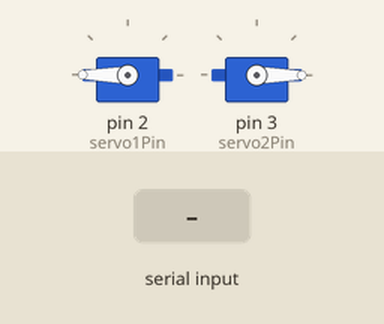
Recording of a sketch running on a simulated Arduino Uno, built with avr-gcc and run on an emulated ATmega328P. Parts: 2 × servo. Wiring (inferred from the names in the program): 2 × servo: signal pin 2 / signal pin 3. Inputs (shaded band) come from the test bench. Servo pulses on a pin are drawn as a servo (544–2400 µs = 0–180°).

Above: at 1.2 s.
1.3 s: byte 30 received over Serial
At 1.8 s:
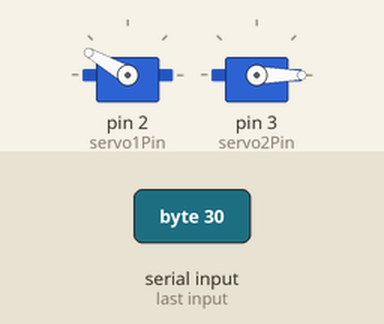
2.8 s: byte 90 received over Serial
At 3.5 s:
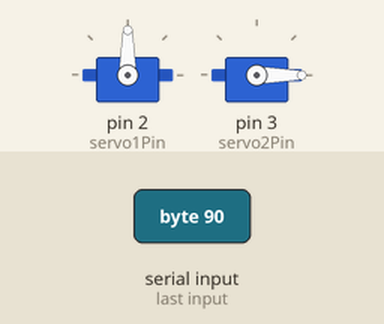
4.3 s: byte 120 received over Serial
At 5.6 s:
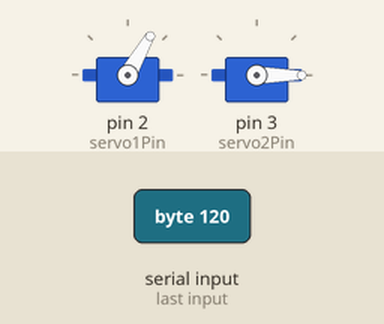
Timing chart, 0 to 7.3 s (numbered marks = the images above; inputs shaded):
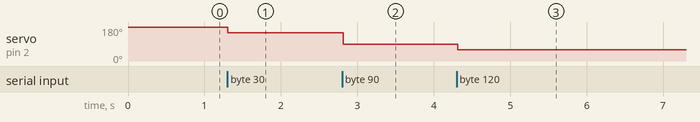

Measured:
- after the input at 1.3 s, servo on pin 2 (servo1Pin): 180° → 150° at once
- after the input at 2.8 s, servo on pin 2 (servo1Pin): 150° → 90° at once
- after the input at 4.3 s, servo on pin 2 (servo1Pin): 90° → 60° at once

The sketch:

degerleriokuarduinogonder.ino
```cpp
#include <Servo.h>

float temp1, temp2, temp3, temp4;

int servo1Pin=2;
int servo2Pin=3;
int servo3Pin;
int servo4Pin;


void updateServo (int pin, int pulse){
 digitalWrite(pin, HIGH);
 delayMicroseconds(pulse);
 digitalWrite(pin, LOW);
}

int pulse1 = 500;
int pulse2 = 2500;
int pulse3 = 2500;
int pulse4 = 500;


int speedServo = 0;
unsigned long previousMillis = 0;
long interval = 20;

void setup() {

   pinMode (servo1Pin, OUTPUT);
   pinMode (servo2Pin, OUTPUT);
    Serial.begin(9600);
}

void loop() {
  if (Serial.available())
  {
 temp1 = Serial.read();
 temp2 = Serial.read();
 temp3 = Serial.read();
 temp4 = Serial.read();
  }
  else{
    temp1,temp2,temp3,temp4=0;
    }

//pulse9 = (int)map(temp1,0,180,2500,500); //yönü

pulse2 = (int)map(temp2,0,180,2500,500); //sağ kol
pulse1 = (int)map(temp3,0,180,2500,500); //sağ üst kol
pulse4 = (int)map(temp4,0,180,500,2500); //sağ alt bacak
pulse3 = (int)map(temp1,0,180,2500,500); //sağ üst bacak

unsigned long currentMillis = millis();
 if(currentMillis - previousMillis > interval) {
 previousMillis = currentMillis;

 updateServo(servo1Pin, pulse3);
 updateServo(servo2Pin, pulse4);
// updateServo(servo3Pin, pulse5);
 //updateServo(servo4Pin, pulse6); // kaç tane servo varsa pulseları ayarlayıp ekle
 }
}
```
